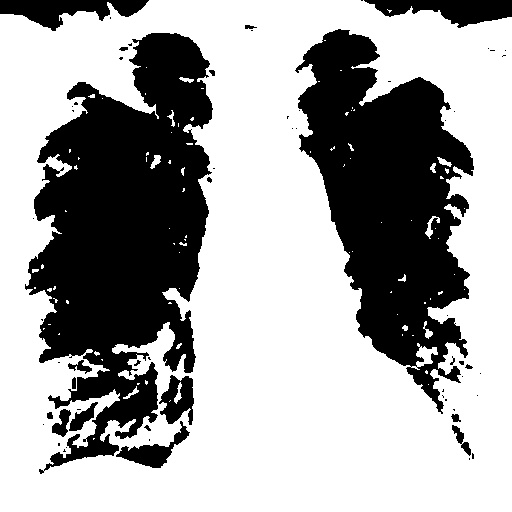
#> input picture resized/0.jpg, 512 x 512 px, found by its file name; its folder holds only this picture in this run
$ python demo.py   (older library calls are emulated)
#> lines starting #> are read from the running program, lines starting #| are printed output that depends on the picture
import numpy as np
import pandas as pd
from skimage.io import imread
import seaborn as sns
import scipy.ndimage as ndimage
from skimage import measure, morphology, segmentation
import matplotlib.pyplot as plt
from glob import glob
import pydicom as dicom
import dicom
import dicom_numpy
import os
import cv2

PATH = "D:/CT_scans/resized/"


def extract_voxel_data(path):
#> called with path = 'D:/CT_scans/resized/'
    datasets = [cv2.imread(path + "/" + f, 0) for f in os.listdir(path)]
#> datasets = 1 item

    return datasets


def get_pixels_hu(scans):
    image = np.stack([s for s in scans])

    image = image.astype(np.int16)

    return np.array(image, dtype=np.int16)


test_patient_scans = extract_voxel_data(PATH)
#> test_patient_scans = 1 item
test_patient_images = get_pixels_hu(test_patient_scans)

testt_image = test_patient_images[0]

print(type(testt_image))
#| <class 'numpy.ndarray'>
print("Original shape: "+str(testt_image.shape))
#| Original shape: (512, 512)

#-----------------------------------------------------------------------
'''
testt_image = testt_image[:,:,0]

testt_image = cv2.resize(testt_image,(512, 512))

print("After reshape: "+str(testt_image.shape))
'''
#-----------------------------------------------------------------------

IMG_SIZE_1 = testt_image.shape[0]
#> IMG_SIZE_1 = 512
IMG_SIZE_2 = testt_image.shape[1]
#> IMG_SIZE_2 = 512

print(IMG_SIZE_1)
#| 512
print(IMG_SIZE_2)
#| 512

print("Original Slice")
plt.axis('off')
plt.imshow(testt_image, cmap='gray')
plt.show()


def generate_markers(image):
    # Creation of the internal Marker
    marker_internal = image < -400
#> marker_internal: shape (512, 512) bool; every value is 0
    marker_internal = segmentation.clear_border(marker_internal)
    marker_internal_labels = measure.label(marker_internal)
#> marker_internal_labels: shape (512, 512) int32; every value is 0
    areas = [r.area for r in measure.regionprops(marker_internal_labels)]
#> areas = []
    areas.sort()
    if len(areas) > 2:
        for region in measure.regionprops(marker_internal_labels):
            if region.area < areas[-2]:
                for coordinates in region.coords:
                    marker_internal_labels[coordinates[0], coordinates[1]] = 0
    marker_internal = marker_internal_labels > 0
    # Creation of the external Marker
    external_a = ndimage.binary_dilation(marker_internal, iterations=10)
    external_b = ndimage.binary_dilation(marker_internal, iterations=55)
    marker_external = external_b ^ external_a
    # Creation of the Watershed Marker matrix
    marker_watershed = np.zeros((IMG_SIZE_1, IMG_SIZE_2), dtype=np.int)
    marker_watershed += marker_internal * 255
#> marker_watershed: shape (512, 512) int64; every value is 0
    marker_watershed += marker_external * 128

    return marker_internal, marker_external, marker_watershed


# Show some example markers from the middle
test_patient_internal, test_patient_external, test_patient_watershed = generate_markers(testt_image)

'''
print("Internal Marker")
plt.imshow(test_patient_internal, cmap='gray')
plt.show()
print("External Marker")
plt.imshow(test_patient_external, cmap='gray')
plt.show()
print("Watershed Marker")
plt.imshow(test_patient_watershed, cmap='gray')
plt.show()
'''


def seperate_lungs(image):
    # Creation of the markers as shown above:
    marker_internal, marker_external, marker_watershed = generate_markers(image)

    # Creation of the Sobel-Gradient
    sobel_filtered_dx = ndimage.sobel(image, 1)
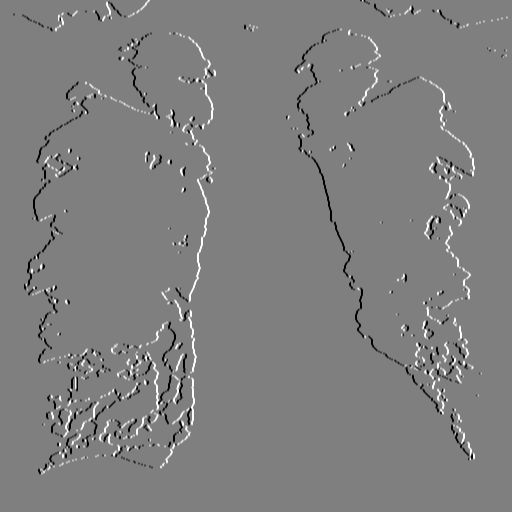
#> sobel_filtered_dx: shape (512, 512) int16; min -1020, max 1020, mean 0; drawn with min black and max white
    sobel_filtered_dy = ndimage.sobel(image, 0)
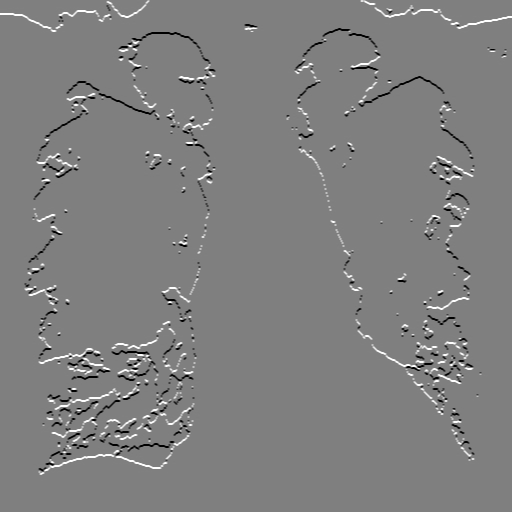
#> sobel_filtered_dy: shape (512, 512) int16; min -1020, max 1020, mean 2.3; drawn with min black and max white
    sobel_gradient = np.hypot(sobel_filtered_dx, sobel_filtered_dy)
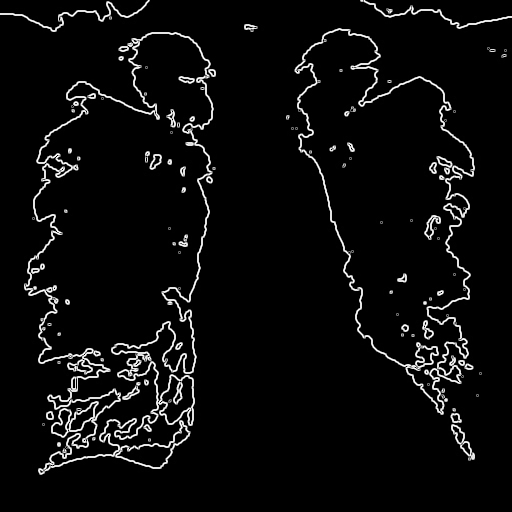
#> sobel_gradient: shape (512, 512) float32; min 0, max 1140.4, mean 54; drawn with min black and max white
    sobel_gradient *= 255.0 / np.max(sobel_gradient)

    # Watershed algorithm
    watershed = morphology.watershed(sobel_gradient, marker_watershed)

    # Reducing the image created by the Watershed algorithm to its outline
    outline = ndimage.morphological_gradient(watershed, size=(3, 3))
    outline = outline.astype(bool)

    # Performing Black-Tophat Morphology for reinclusion
    # Creation of the disk-kernel and increasing its size a bit
    blackhat_struct = [[0, 0, 1, 1, 1, 0, 0],
                       [0, 1, 1, 1, 1, 1, 0],
                       [1, 1, 1, 1, 1, 1, 1],
                       [1, 1, 1, 1, 1, 1, 1],
                       [1, 1, 1, 1, 1, 1, 1],
                       [0, 1, 1, 1, 1, 1, 0],
                       [0, 0, 1, 1, 1, 0, 0]]
    blackhat_struct = ndimage.iterate_structure(blackhat_struct, 8)
    # Perform the Black-Hat
    outline += ndimage.black_tophat(outline, structure=blackhat_struct)

    # Use the internal marker and the Outline that was just created to generate the lungfilter
    lungfilter = np.bitwise_or(marker_internal, outline)
    # Close holes in the lungfilter
    # fill_holes is not used here, since in some slices the heart would be reincluded by accident
    lungfilter = ndimage.morphology.binary_closing(lungfilter, structure=np.ones((5, 5)), iterations=3)

    # Apply the lungfilter (note the filtered areas being assigned -2000 HU)
    segmented = np.where(lungfilter == 1, image, -2000 * np.ones((IMG_SIZE_1, IMG_SIZE_2)))
#> segmented: shape (512, 512) float64; every value is -2000

    return segmented, lungfilter, outline, watershed, sobel_gradient, marker_internal, marker_external, marker_watershed


# Some Testcode:
test_segmented, test_lungfilter, test_outline, test_watershed, test_sobel_gradient, test_marker_internal, test_marker_external, test_marker_watershed = seperate_lungs(
    testt_image)

'''
print("Sobel Gradient")
plt.imshow(test_sobel_gradient, cmap='gray')
plt.show()
print("Watershed Image")
plt.imshow(test_watershed, cmap='gray')
plt.show()
print("Outline after reinclusion")
plt.imshow(test_outline, cmap='gray')
plt.show()
'''
print("Lungfilter after closing")
plt.axis('off')
plt.imshow(test_lungfilter, cmap='gray')
plt.show()

print("Segmented Lung")
plt.axis('off')
plt.imshow(test_segmented, cmap='gray')
plt.show()

$ run again, on resized/1.jpg
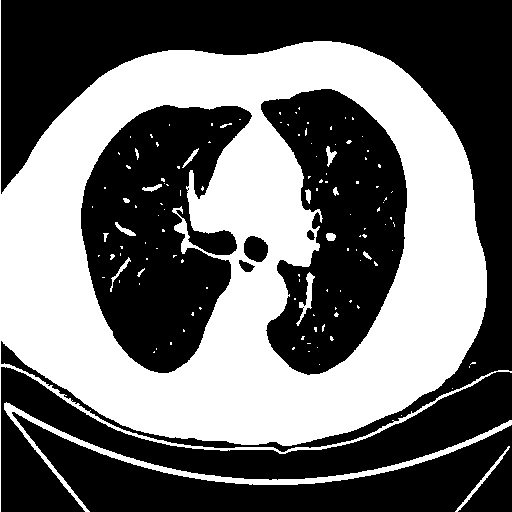
#> input picture resized/1.jpg, 512 x 512 px, found by its file name
#> datasets = 1 item
#| <class 'numpy.ndarray'>
#| Original shape: (512, 512)
#| 512
#| 512
#> marker_internal: shape (512, 512) bool; every value is 0
#> marker_internal_labels: shape (512, 512) int32; every value is 0
#> areas = []
#> marker_watershed: shape (512, 512) int64; every value is 0
#> in seperate_lungs, `sobel_filtered_dy = ndimage.sobel(image, 0)`:
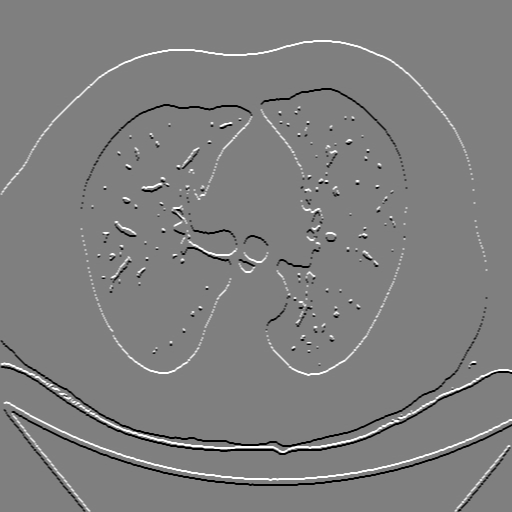
#> sobel_filtered_dy: shape (512, 512) int16; min -1020, max 1020, mean 0.1; drawn with min black and max white
#> in seperate_lungs, `sobel_gradient = np.hypot(sobel_filtered_dx, sobel_filtered_dy)`:
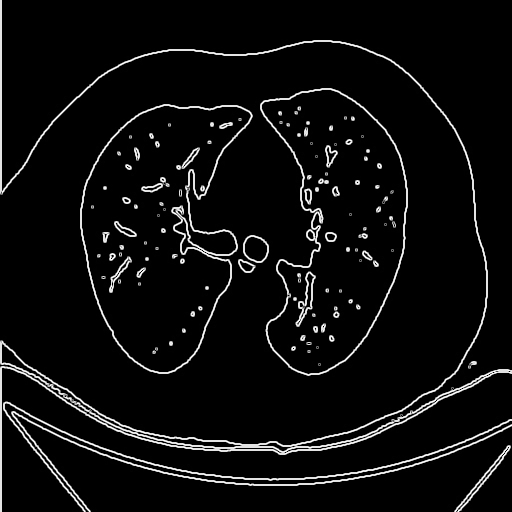
#> sobel_gradient: shape (512, 512) float32; min 0, max 1140.4, mean 61; drawn with min black and max white
#> segmented: shape (512, 512) float64; every value is -2000
